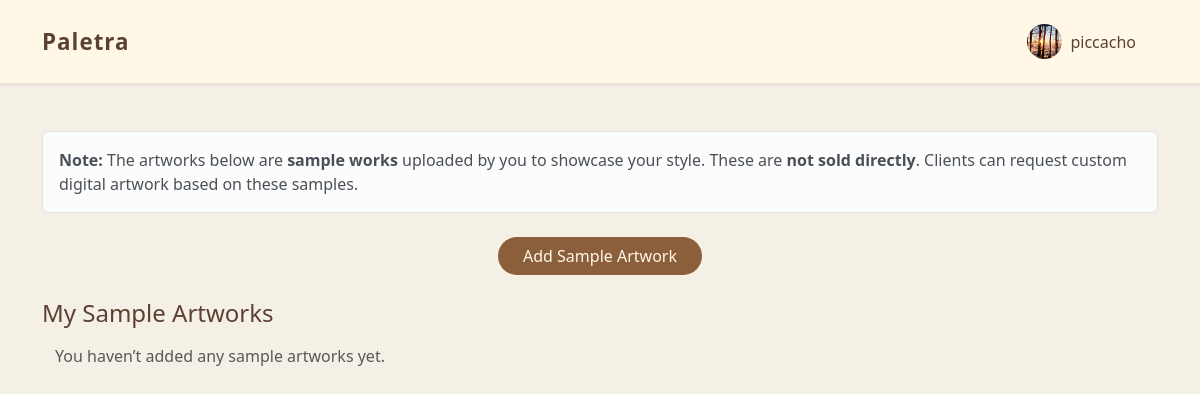
The app's page /artist_dashboard/ (signed in), older data.
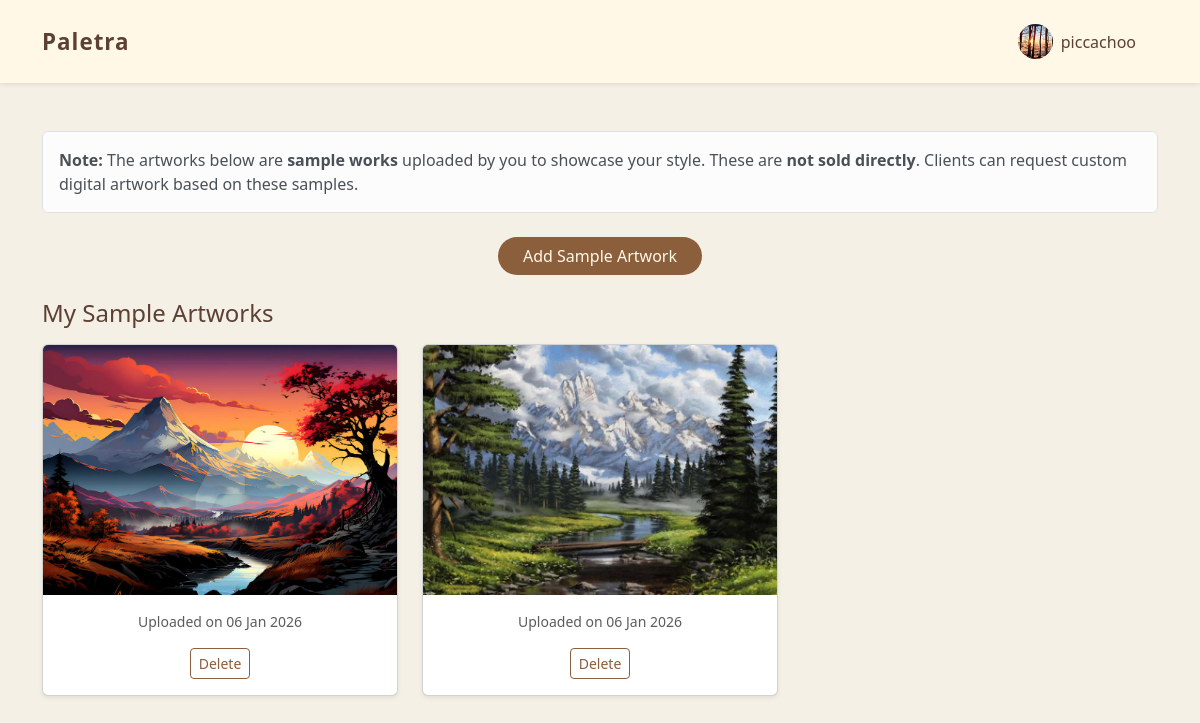
The same page, newer data.
### core_app/models.py (models this page shows, shortened)
class User(AbstractUser):
    ROLE_CHOICES = [
        ('artist', 'Artist'),
        ('client', 'Client'),
    ]
    email = models.EmailField(unique=True)  # ✅ ADD THIS
    role = models.CharField(max_length=10, choices=ROLE_CHOICES)
    name = models.CharField(max_length=150, blank=True, null=True)
    bio = models.TextField(blank=True, null=True)
    profile_image = models.ImageField(upload_to='profiles/', blank=True, null=True)
    is_profile_complete = models.BooleanField(default=False)

class Artwork(models.Model):
    artist = models.ForeignKey(
        settings.AUTH_USER_MODEL,
        on_delete=models.CASCADE,
        related_name='artworks'
    )
    image = models.ImageField(upload_to='artworks/')
    created_at = models.DateTimeField(auto_now_add=True)

### core_app/views.py (the view)
# urls.py: path('artist_dashboard/', views.artist_dashboard, name='artist_dashboard'),
@login_required
def artist_dashboard(request):
    if request.user.role != 'artist':
        return redirect('login')
    artworks = Artwork.objects.filter(artist=request.user).order_by('-created_at')
    activities = Activity.objects.filter(user=request.user).order_by('-created_at')[:10]
    return render(request, 'dashboards/artist_dashboard.html', {
        'artworks': artworks,
        'activities': activities,
        'numbers': range(1, 4),
    })

### core_app/templates/dashboards/artist_dashboard.html (shortened to what this page needs)
{% extends "masterss.html" %}
{% load static %}
{% block content %}
<div class="container py-5">
    <div class="alert alert-light border mb-4">
        <strong>Note:</strong>
        The artworks below are <b>sample works</b> uploaded by you
        to showcase your style. These are <b>not sold directly</b>.
        Clients can request custom digital artwork based on these samples.
    </div>
    <div class="mb-4 text-center">
        <a href="{% url 'add_artworks' %}" class="btn bg-primary-color text-cream rounded-pill px-4">
            Add Sample Artwork
        </a>
    </div>
    <h4 class="text-primary-color mb-3">My Sample Artworks</h4>
    <div class="row row-cols-1 row-cols-md-3 g-4">
        {% for artwork in artworks %}
        <div class="col">
            <div class="card h-100 shadow-sm text-center artwork-card">
                <img src="{{ artwork.image.url }}"
                     class="card-img-top"
                     alt="Sample Artwork"
                     style="height:250px; object-fit:cover;">
                <div class="card-body">
                    <p class="text-muted small mb-2">
                        Uploaded on {{ artwork.created_at|date:"d M Y" }}
                    </p>
                    <a href="{% url 'delete_artwork' artwork.id %}" class="btn btn-outline-danger btn-sm mt-2">
                        Delete
                    </a>
                </div>
            </div>
        </div>
        {% empty %}
        <div class="col">
            <p class="text-center text-muted">
                You haven’t added any sample artworks yet.
            </p>
        </div>
        {% endfor %}
    </div>
</div>
{% endblock %}

### core_app/templates/masterss.html (shortened to what this page needs)
<!DOCTYPE html>
<html lang="en">
<head>
    {% load static %}
    <link href="https://cdn.jsdelivr.net/npm/bootstrap@5.3.2/dist/css/bootstrap.min.css" rel="stylesheet">
    <link rel="stylesheet" href="https://cdnjs.cloudflare.com/ajax/libs/font-awesome/6.5.0/css/all.min.css"/>
</head>
<body class="{% block body_class %}{% endblock %}">
    <nav class="navbar navbar-expand-lg shadow-sm py-3">
        <div class="container">
            <a class="navbar-brand d-flex align-items-center" href="{% url 'home' %}">
                <span class="fw-semibold text-primary-color">Paletra</span>
            </a>
            <div class="collapse navbar-collapse justify-content-end" id="navbarNav">
                <ul class="navbar-nav align-items-lg-center">
                    {% if request.path == '/' %}
                        <li class="nav-item"><a class="nav-link" href="#about">About</a></li>
                        <li class="nav-item"><a class="nav-link" href="#how">How It Works</a></li>
                        {% if not request.user.is_authenticated %}
                            <li class="nav-item"><a class="nav-link" href="{% url 'login' %}">Login</a></li>
                        {% endif %}
                    {% else %}
                        {% if request.user.is_authenticated %}
                        <li class="nav-item dropdown ms-3">
                            <a class="nav-link dropdown-toggle d-flex align-items-center" href="#" role="button"
                               data-bs-toggle="dropdown" aria-expanded="false">
                                {% if request.user.profile_image %}
                                    <img src="{{ request.user.profile_image.url }}" alt="{{ request.user.name }}"
                                         class="rounded-circle" style="width:35px; height:35px; object-fit:cover; margin-right:8px;">
                                {% else %}
                                    <img src="{% static 'default-profile.png' %}" alt="Profile"
                                         class="rounded-circle" style="width:35px; height:35px; object-fit:cover; margin-right:8px;">
                                {% endif %}
                                {{ request.user.name }}
                            </a>
                        </li>
                        {% else %}
                        <li class="nav-item ms-2">
                            <a class="btn bg-primary-color rounded-pill px-4" href="{% url 'login' %}">Login</a>
                        </li>
                        {% endif %}
                    {% endif %}
                </ul>
            </div>
        </div>
    </nav>
    <main>
        {% block content %}{% endblock %}
    </main>
</body>
</html>

### core_app/templates/masterss.html (style rules this page uses)
:root { --brown-dark: #5C4033; --brown-main: #8B5E3C; --brown-light: #E6D7C3; --gold-soft: #CFAF5D; --cream: #FFF8E7; }
body { background-color: #F5F0E6; font-family: "Segoe UI", sans-serif; margin: 0; }
main { min-height: 80vh; }
.text-primary-color { color: var(--brown-dark); }
.navbar { background-color: rgba(255,248,231,0.95); backdrop-filter: blur(6px); position: relative; z-index: 1000; }
.navbar-brand span { font-size: 1.4rem; letter-spacing: 1px; }
.nav-link { color: var(--brown-dark) !important; margin-right: 14px; position: relative; transition: color 0.3s ease; }
.nav-link::after { content: ""; position: absolute; width: 0%; height: 2px; left: 0; bottom: -4px; background-color: var(--gold-soft); transition: width 0.3s ease; }
.btn.bg-primary-color { background-color: var(--brown-main); color: var(--cream); transition: all 0.3s ease; }
.dropdown-toggle::after { display: none !important; }

### core_app/templates/dashboards/artist_dashboard.html (style rules this page uses)
.btn-outline-danger { border-color: #8B5E3C; color: #8B5E3C; }

Row changes from the older to the newer data that the page shows:
changed User: user.name "piccacho" → "piccachoo"
added Artwork: image (picture), created_at "06 Jan 2026"
added Artwork: image (picture), created_at "06 Jan 2026"
Text that changed along with them:
text no longer shown: "You haven’t added any sample artworks yet."
